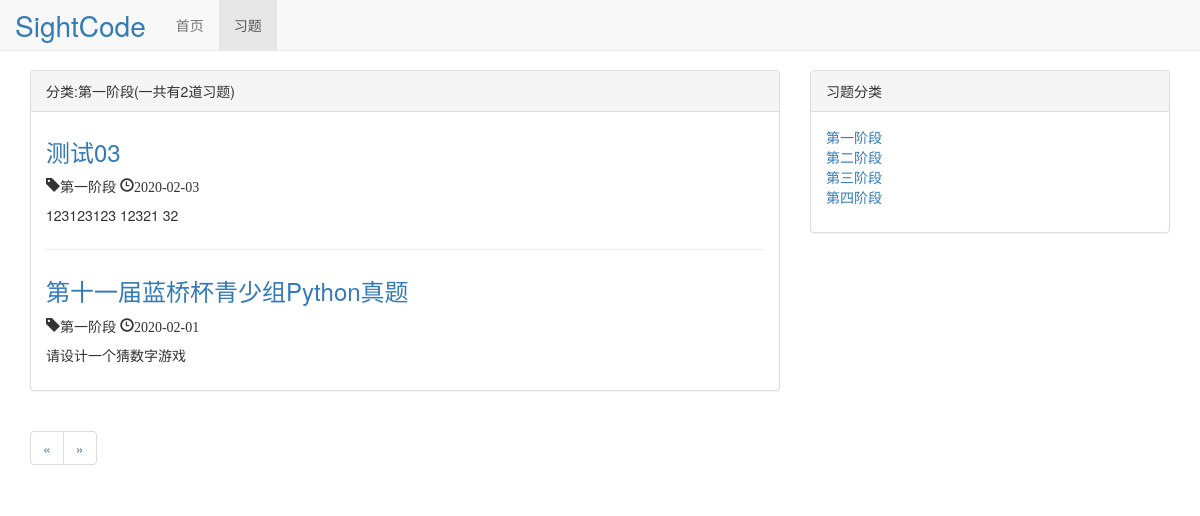
/article/type/1, run on the app's committed database.
### article/models.py (models this page shows, shortened)
class ArticleType(models.Model):
    type_name = models.CharField(verbose_name='分类', max_length=30)
    class Meta:
        verbose_name = '分类'
        verbose_name_plural = '分类'
    def __str__(self):
        return self.type_name

class Article(models.Model):
    title = models.CharField(verbose_name='标题', max_length=30)
    article_type = models.ForeignKey(ArticleType, verbose_name='选择类别', on_delete=models.CASCADE, blank=True, null=True)
    content = RichTextUploadingField(verbose_name='内容')
    create_time = models.DateTimeField(verbose_name='创建时间', default=timezone.now)
    author = models.ForeignKey(User, verbose_name='作者', on_delete=models.CASCADE, blank=True, null=True)
    class Meta:
        ordering = ['-create_time']
        verbose_name = '题目'
        verbose_name_plural = '题目'

### article/views.py (the view)
# urls.py: path('type/<int:article_type_pk>', views.article_with_type, name='article_with_type'),
def article_with_type(request, article_type_pk):
    context = {}
    article_type = get_object_or_404(ArticleType, pk=article_type_pk)
    context['articles'] = Article.objects.filter(article_type=article_type)
    context['article_type'] = article_type
    context['article_types'] = ArticleType.objects.all()
    return render(request, 'articles_with_type.html', context)

### article/templates/articles_with_type.html (shortened to what this page needs)
{% extends 'article_list.html' %}
{% block article_list_title %}分类:{{ article_type.type_name }}(一共有{{ articles|length }}道习题){% endblock %}

### article/templates/article_list.html (shortened to what this page needs)
{% extends 'base.html' %}
{% load static %}
{% block nav_article_active %}active{% endblock %}
{% block header_extends %}
    <link rel="stylesheet" href="{% static 'CSS/article.css' %}">
{% endblock %}
{% block content %}
    <div class="container">
        <div class="row">
            <div class="col-xs-12 col-sm-8 col-md-8">
                <div class="panel panel-default">
                    <div class="panel-heading">{% block article_list_title %}习题列表(一共有{{ articles|length }}道习题){% endblock %}</div>
                        <div class="panel-body">
                            {% for article in articles %}
                                <div class="article">
                                    <h3><a href="{% url 'article_detail' article.pk %}">{{ article.title }}</a></h3>
                                        <p class="article-info">
                                            <span class="glyphicon glyphicon-tag">{{ article.article_type }}</span>
                                            <span class="glyphicon glyphicon-time">{{ article.create_time|date:'Y-m-d' }}</span>
                                        </p>
                                        <p>{{ article.content|striptags|truncatechars:20 }}</p>
                                </div>
                            {% empty %}
                                <div class="article">
                                    <h3>暂无习题</h3>
                            {% endfor %}
                                </div>
                            </div>
                        <div>
                          <ul class="pagination">
                            <li>
                                {% if page_of_articles.has_previous %}
                                    <a href="?page={{ page_of_articles.previous_page_number }}" aria-label="Previous">
                                    <span aria-hidden="true">&laquo;</span>
                                    </a>
                                {% else %}
                                    <span aria-hidden="true">&laquo;</span>
                                {% endif %}
                            </li>
                            <li>
                                {% if page_of_articles.has_next %}
                                    <a href="?page={{ page_of_articles.next_page_number }}" aria-label="Next">
                                    <span aria-hidden="true">&raquo;</span>
                                    </a>
                                {% else %}
                                    <span aria-hidden="true">&raquo;</span>
                                {% endif %}
                            </li>
                          </ul>
                        </div>
                        </div>
                    <div class="hidden-xs col-sm-4 col-md-4">
                        <div class="panel panel-default">
                             <div class="panel-heading">习题分类</div>
                             <div class="panel-body">
                                <ul class="article-types">
                                    {% for article_tp in article_types %}
                                            <li><a href="{% url 'article_with_type' article_tp.pk %}">{{ article_tp.type_name }}</a> </li>
                                    {% empty %}
                                        <li>---暂无分类---</li>
                                    {% endfor %}
                                </ul>
                             </div>
                        </div>
                    </div>
                    </div>
                </div>
{% endblock %}

### static/CSS/base.css (style rules this page uses)
* { margin: 0; padding: 0; }
body { margin-top: 70px!important; }

### static/CSS/article.css (style rules this page uses)
ul.article-types { list-style-type: none; }
div.article:not(:last-child) { padding-bottom: 1em; margin-bottom: 2em; border-bottom: 1px solid #eeeeee; }
div.article h3 { margin-top: 0.5em; }

### data on the page
ArticleType: type_name "第一阶段"
Article: title "测试03", article_type "第一阶段", create_time "2020-02-03", content "123123123 12321 32"
Article: title "第十一届蓝桥杯青少组Python真题", article_type "第一阶段", create_time "2020-02-01", content "请设计一个猜数字游戏"
ArticleType: type_name "第二阶段"
ArticleType: type_name "第三阶段"
ArticleType: type_name "第四阶段"

### other printed values
{{ articles|length }} "2"
